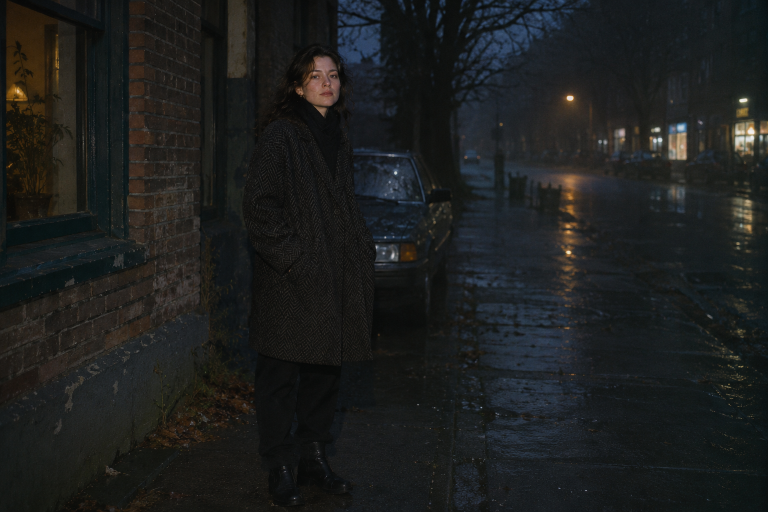
#> input picture experiments/GlowLab/assets/flash-photo-plate.png, 1536 x 1024 px, found by its file name (shown at 1/2 size)
$ python light_leak_subject_placement_lab.py
#> lines starting #> are read from the running program, lines starting #| are printed output that depends on the picture; after the words box and inside, x2 and y2 are one past the last pixel; in counts of white or black regions, pixels touching at a corner belong together; long printed decimals are rounded
### experiments/GlowLab/light_leak_lab.py
"""Deterministic still-image R&D harness for photographic light leaks."""

from __future__ import annotations

import argparse
import math
from pathlib import Path

import cv2
import numpy as np

from glow_lab import add_label, linear_to_srgb, srgb_to_linear, to_u8


# [37 lines left out: function make_fixture, not called in this run]


def apply_screen(rgba: np.ndarray, leak_linear: np.ndarray, amount: float = 0.72) -> np.ndarray:
    source = srgb_to_linear(np.maximum(rgba[..., :3], 0.0))
    leaked = 1.0 - (1.0 - source) * np.exp(-np.maximum(leak_linear, 0.0) * amount)
    return np.dstack((np.clip(linear_to_srgb(leaked), 0.0, 1.0), rgba[..., 3]))


# [12 lines left out: function edge_wash, not called in this run]


def anamorphic_streak(rgba: np.ndarray, strength: float = 1.0,
                       source_position: tuple[float, float] = (0.01, 0.105),
                       angle_degrees: float = math.degrees(0.045)) -> np.ndarray:
    h, w = rgba.shape[:2]
    y, x = np.mgrid[0:h, 0:w].astype(np.float32)
    xn, yn = x / w, y / h
    theta = math.radians(float(np.clip(angle_degrees, -45.0, 45.0)))
    source_x, source_y = np.clip(np.asarray(source_position, dtype=np.float32), 0.0, 1.0)
    dx, dy = xn - source_x + 0.03, yn - source_y
    along = np.cos(theta) * dx + np.sin(theta) * dy
    across = -np.sin(theta) * dx + np.cos(theta) * dy
    beam = np.exp(-0.5 * ((along / 0.78) ** 2 + (across / 0.018) ** 2))
    source = np.exp(-0.5 * (((xn - source_x) / 0.11) ** 2 +
                            ((yn - source_y) / 0.15) ** 2))
    red_streak = np.exp(-0.5 * ((along / 0.78) ** 2 + ((across + 0.008) / 0.022) ** 2))
    blue_streak = np.exp(-0.5 * ((along / 0.78) ** 2 + ((across - 0.010) / 0.026) ** 2))
    leak = np.stack((beam * 0.86 + red_streak * 0.30 + source * 0.86,
                     beam * 0.68 + source * 0.58,
                     beam * 0.50 + blue_streak * 0.38 + source * 0.38), axis=-1)
    return apply_screen(rgba, leak, 0.8 * max(0.0, strength))


# [19 lines left out: function organic_gate_leak, not called in this run]


def resize_fixture(rgba: np.ndarray, width: int, height: int) -> np.ndarray:
    """Resize the same scene while retaining deterministic pixel sampling."""
    return cv2.resize(rgba, (width, height), interpolation=cv2.INTER_AREA)


# [14 lines left out: function regional_metrics, not called in this run]


def load_input(path: Path, frame_index: int) -> np.ndarray:
    """Read a still or one deterministic frame from a video as float RGBA."""
    suffix = path.suffix.lower()
    if suffix in {".mp4", ".mov", ".mkv", ".avi", ".webm"}:
        capture = cv2.VideoCapture(str(path))
        if not capture.isOpened():
            raise RuntimeError(f"Could not open video: {path}")
        capture.set(cv2.CAP_PROP_POS_FRAMES, max(0, frame_index))
        ok, frame = capture.read()
        capture.release()
        if not ok:
            raise RuntimeError(f"Could not read frame {frame_index} from {path}")
        rgb = cv2.cvtColor(frame, cv2.COLOR_BGR2RGB).astype(np.float32) / 255.0
        return np.dstack((rgb, np.ones(rgb.shape[:2], dtype=np.float32)))

    frame = cv2.imread(str(path), cv2.IMREAD_UNCHANGED)
    if frame is None:
        raise RuntimeError(f"Could not read image: {path}")
    scale = (255.0 if frame.dtype == np.uint8 else
             65535.0 if frame.dtype == np.uint16 else 1.0)
    if frame.ndim == 2:
        rgb = cv2.cvtColor(frame, cv2.COLOR_GRAY2RGB)
        alpha = np.ones(frame.shape, dtype=np.float32)
    elif frame.shape[2] == 4:
        rgba = cv2.cvtColor(frame, cv2.COLOR_BGRA2RGBA).astype(np.float32)
        rgba /= scale
        return rgba
    else:
        rgb = cv2.cvtColor(frame, cv2.COLOR_BGR2RGB)
        alpha = np.ones(frame.shape[:2], dtype=np.float32)
    rgb = rgb.astype(np.float32) / scale
    return np.dstack((rgb, alpha))


# [81 lines left out: function run, not called in this run]


# [22 lines that do not run on import are left out]

### experiments/GlowLab/glow_lab.py
"""Deterministic still-image R&D harness for glow looks.

This deliberately lives outside the application build. It produces PNG captures
and checks image-space invariants so candidate looks can be compared before
being ported into ArtifactCore and Artifact.
"""

from __future__ import annotations

import argparse
from pathlib import Path

import cv2
import numpy as np


# [22 lines left out: function make_fixture, not called in this run]


def srgb_to_linear(value: np.ndarray) -> np.ndarray:
    return np.where(value <= 0.04045, value / 12.92, ((value + 0.055) / 1.055) ** 2.4)


def linear_to_srgb(value: np.ndarray) -> np.ndarray:
    value = np.maximum(value, 0.0)
    return np.where(value <= 0.0031308, value * 12.92, 1.055 * np.power(value, 1.0 / 2.4) - 0.055)


# [37 lines left out: functions current_look, soft_knee_glow, not called in this run]


def to_u8(rgba: np.ndarray) -> np.ndarray:
    return np.round(np.clip(rgba, 0.0, 1.0) * 255.0).astype(np.uint8)


def add_label(image: np.ndarray, label: str) -> np.ndarray:
    output = image.copy()
    cv2.rectangle(output, (0, 0), (output.shape[1], 42), (7, 9, 15, 255), -1)
    cv2.putText(output, label, (18, 28), cv2.FONT_HERSHEY_SIMPLEX, 0.7,
                (230, 235, 245, 255), 1, cv2.LINE_AA)
    return output


# [26 lines left out: function run, not called in this run]


# [5 lines that do not run on import are left out]

### experiments/GlowLab/light_leak_subject_placement_lab.py
"""Compare anamorphic light-leak placement against a protected subject ROI.

This is an independent source-derived image model, not Artifact product output.
"""

from __future__ import annotations

import argparse
import hashlib
import json
from pathlib import Path

import cv2
import numpy as np

from glow_lab import add_label, to_u8
from light_leak_lab import anamorphic_streak, load_input


def mean_linear_luma(rgb: np.ndarray) -> np.ndarray:
    linear = np.where(rgb <= 0.04045, rgb / 12.92,
                      ((rgb + 0.055) / 1.055) ** 2.4)
    return linear @ np.asarray((0.2126, 0.7152, 0.0722), dtype=np.float32)


def run(input_path: Path, output_dir: Path, face_roi: tuple[float, float, float, float],
        positions: tuple[float, ...], strength: float, angle: float) -> None:
    source = np.clip(load_input(input_path, 0), 0.0, 1.0).astype(np.float32)
    height, width = source.shape[:2]
    x0, y0, x1, y1 = face_roi
    if not (0 <= x0 < x1 <= 1 and 0 <= y0 < y1 <= 1):
        raise ValueError("face ROI must be normalized as x0 y0 x1 y1")
    face_mask = np.zeros((height, width), dtype=bool)
    face_mask[int(y0 * height):int(y1 * height), int(x0 * width):int(x1 * width)] = True
    top_mask = np.zeros_like(face_mask)
    top_mask[:max(1, int(y0 * height)), :] = True

    output_dir.mkdir(parents=True, exist_ok=True)
    source_luma = mean_linear_luma(source[..., :3])
    panels = [add_label(to_u8(source), "SOURCE")]
    records: list[dict[str, object]] = []
    for source_y in positions:
        result = anamorphic_streak(source, strength, (0.01, source_y), angle)
        delta = mean_linear_luma(result[..., :3]) - source_luma
        label = f"SOURCE Y={source_y:.2f}  ANGLE={angle:.1f} DEG"
        safe = f"{source_y:.3f}".replace(".", "p")
        out_path = output_dir / f"streak-source-y-{safe}.png"
        cv2.imwrite(str(out_path), cv2.cvtColor(to_u8(result), cv2.COLOR_RGBA2BGRA))
        panels.append(add_label(to_u8(result), label))
        records.append({
            "source_position": [0.01, float(source_y)],
            "angle_degrees": float(angle),
            "strength": float(strength),
            "mean_linear_luma_delta_face_roi": float(delta[face_mask].mean()),
            "mean_linear_luma_delta_upper_frame": float(delta[top_mask].mean()),
            "face_roi_to_upper_delta_ratio": float(
                delta[face_mask].mean() / max(float(delta[top_mask].mean()), 1e-9)),
            "newly_clipped_channel_fraction": float(
                np.count_nonzero((result[..., :3] >= 0.999) &
                                 (source[..., :3] < 0.999)) / (height * width * 3)),
            "alpha_preserved": bool(np.array_equal(result[..., 3], source[..., 3])),
            "capture": out_path.name,
        })

    panels = [cv2.resize(panel, None, fx=0.5, fy=0.5, interpolation=cv2.INTER_AREA)
              for panel in panels]
    sheet = np.vstack(panels)
    sheet_path = output_dir / "light-leak-subject-placement.png"
    cv2.imwrite(str(sheet_path), cv2.cvtColor(sheet, cv2.COLOR_RGBA2BGRA))
    source_hash = hashlib.sha256(input_path.read_bytes()).hexdigest()
    metadata = {
        "model": "independent source-derived anamorphic streak; not product output",
        "input": str(input_path),
        "input_sha256": source_hash,
        "input_dimensions": [width, height],
        "face_roi_normalized": list(face_roi),
        "results": records,
    }
    (output_dir / "metrics.json").write_text(json.dumps(metadata, indent=2) + "\n",
                                               encoding="utf-8")
    print(f"Saved {sheet_path}")
    for item in records:
        print(f"y={item['source_position'][1]:.2f}: face ΔL={item['mean_linear_luma_delta_face_roi']:.6f}, "
              f"upper ΔL={item['mean_linear_luma_delta_upper_frame']:.6f}, "
              f"ratio={item['face_roi_to_upper_delta_ratio']:.3f}, "
              f"clip={item['newly_clipped_channel_fraction']:.5%}")


def main() -> None:
    parser = argparse.ArgumentParser()
    parser.add_argument("--input", type=Path,
                        default=Path("experiments/GlowLab/assets/flash-photo-plate.png"))
    parser.add_argument("--output", type=Path,
                        default=Path("experiments/GlowLab/captures/light-leak-placement-portrait-rd1"))
    parser.add_argument("--face-roi", type=float, nargs=4, default=(0.37, 0.08, 0.49, 0.25),
                        metavar=("X0", "Y0", "X1", "Y1"))
    parser.add_argument("--source-y", type=float, nargs="+", default=(0.01, 0.06, 0.11, 0.16, 0.21))
    parser.add_argument("--strength", type=float, default=0.35)
    parser.add_argument("--angle", type=float, default=2.58)
    args = parser.parse_args()
    run(args.input, args.output, tuple(args.face_roi), tuple(args.source_y),
        args.strength, args.angle)
#> in load_input, frame is the input picture: shape (1024, 1536, 3); mean B, G, R 30, 30.6, 29
#> in mean_linear_luma, `linear = np.where(rgb <= 0.04045, rgb / 12.92, ((rgb + 0.055) / 1.055)..`:
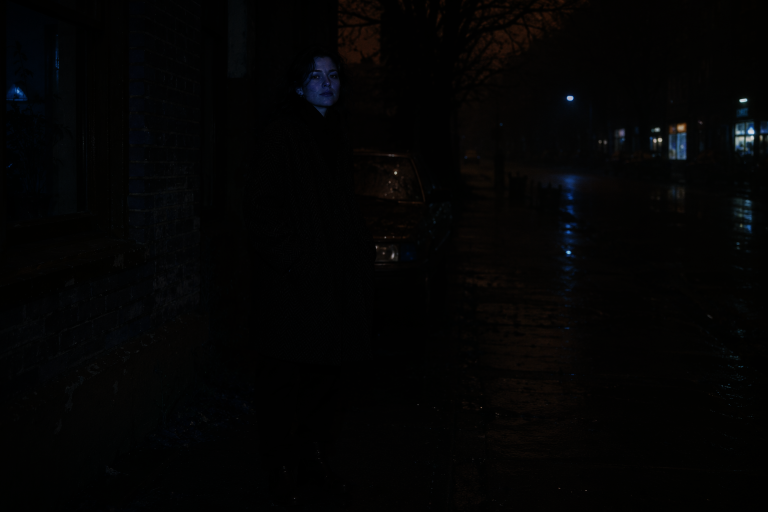
#> linear: shape (1024, 1536, 3) float32 (shown at 1/2 size); mean of channels 0, 1, 2 0.0161, 0.0162, 0.0161; drawn as B, G, R
#> in add_label, `cv2.rectangle(output, (0, 0), (output.shape[1], 42), (7, 9, 15, 255), ..`:
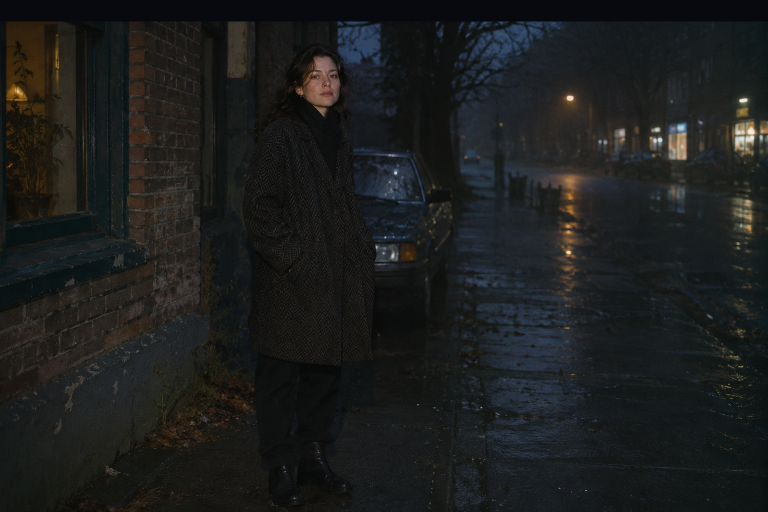
#> output: shape (1024, 1536, 4) (shown at 1/2 size); mean R, G, B, A 28.3, 29.9, 29.4, 255
#> in add_label, `cv2.putText(output, label, (18, 28), cv2.FONT_HERSHEY_SIMPLEX, 0.7, (2..`: output: shape (1024, 1536, 4); 0.04% of pixels changed, all inside (x1, y1, x2, y2) = (19, 12, 106, 30)
#> the loop in run, `for source_y in positions:` made 5 passes
#> pass 1, in apply_screen, `leaked = 1.0 - (1.0 - source) * np.exp(-np.maximum(leak_linear, 0.0) *..`:
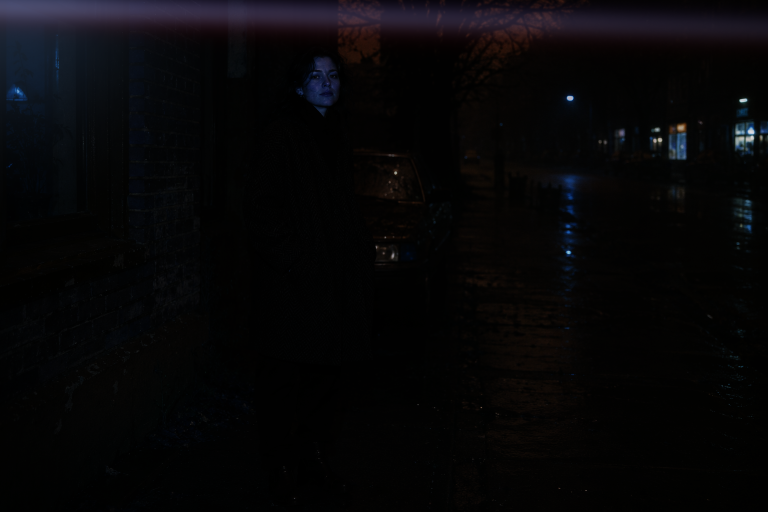
#> leaked: shape (1024, 1536, 3) float32 (shown at 1/2 size); mean of channels 0, 1, 2 0.0319, 0.0262, 0.0276; drawn as B, G, R
#> pass 1, in run, `delta = mean_linear_luma(result[..., :3]) - source_luma`:
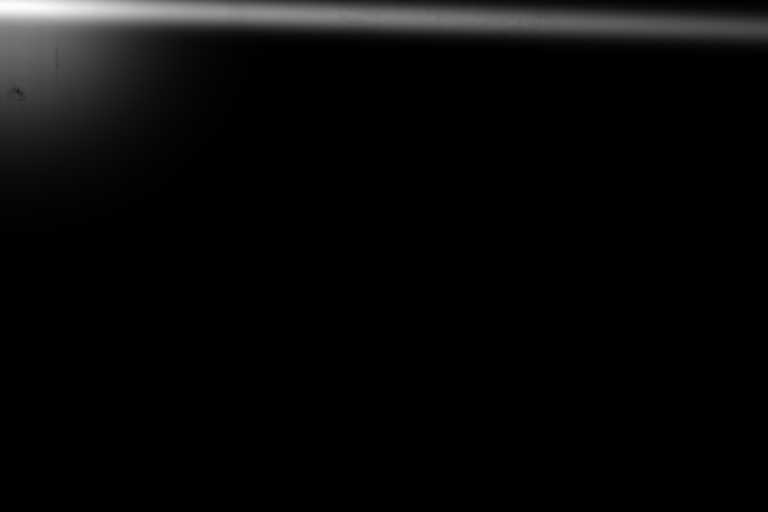
#> delta: shape (1024, 1536) float32 (shown at 1/2 size); min -8.94e-08, max 0.324, mean 0.0114; drawn with min black and max white
#> after the loop in run, `for source_y in positions:`:
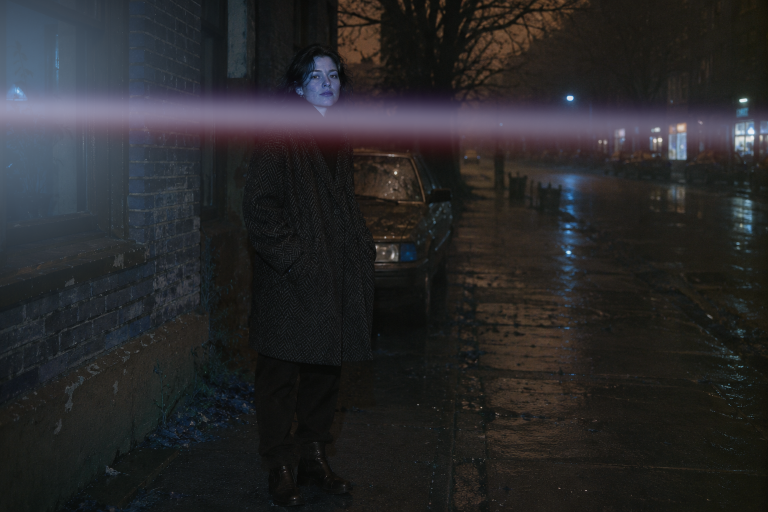
#> result: shape (1024, 1536, 4) float32 (shown at 1/2 size); mean of channels 0, 1, 2, 3 0.164, 0.158, 0.158, 1; drawn as B, G, R
#> after the loop in run, `for source_y in positions:`: panels = 6 items; records = 5 items
#> in run, `sheet = np.vstack(panels)`:
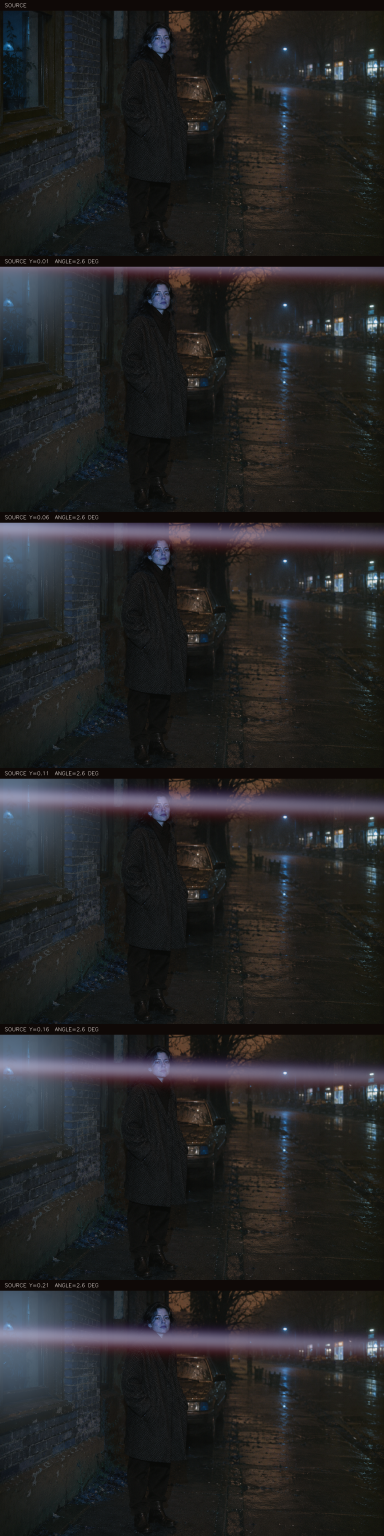
#> sheet: shape (3072, 768, 4) (shown at 1/2 size); mean of channels 0, 1, 2, 3 36.8, 36.3, 36.5, 255; drawn as B, G, R
#> in run, `cv2.imwrite(str(sheet_path), cv2.cvtColor(sheet, cv2.COLOR_RGBA2BGRA))`:
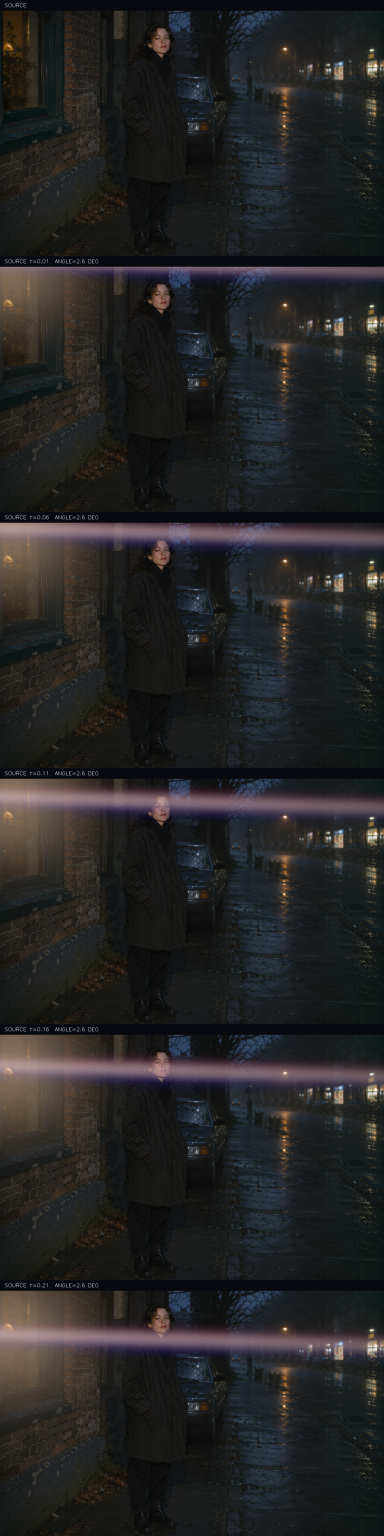
#> saved as light-leak-subject-placement.png: shape (3072, 768, 4) (shown at 1/2 size); mean B, G, R, A 36.5, 36.3, 36.8, 255
#> the loop in run, `for item in records:` made 5 passes
#| y=0.01: face ΔL=0.000472, upper ΔL=0.1045, ratio=0.005, clip=0%
#| y=0.06: face ΔL=0.02485, upper ΔL=0.0657, ratio=0.378, clip=0%
#| y=0.11: face ΔL=0.04608, upper ΔL=0.02243, ratio=2.054, clip=0%
#| y=0.16: face ΔL=0.04581, upper ΔL=0.0176, ratio=2.602, clip=0%
#| y=0.21: face ΔL=0.04019, upper ΔL=0.01298, ratio=3.096, clip=0%


if __name__ == "__main__":
    main()
